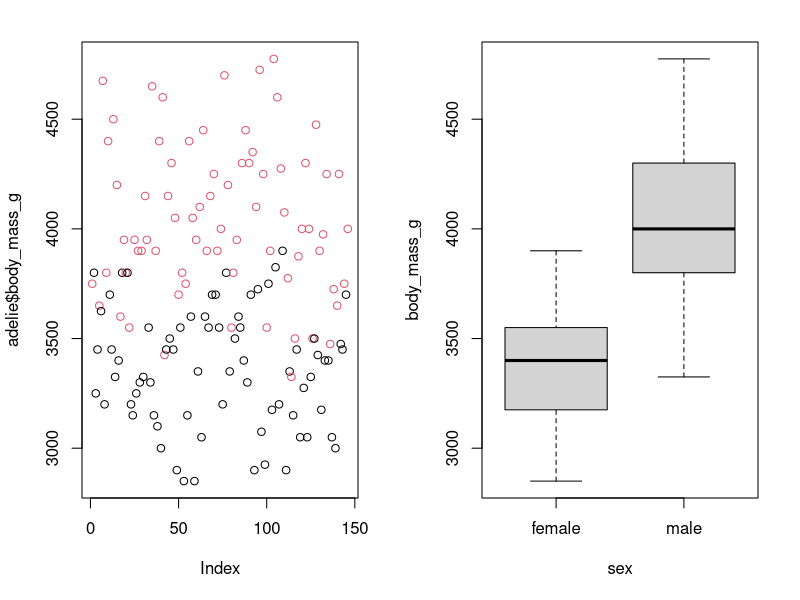
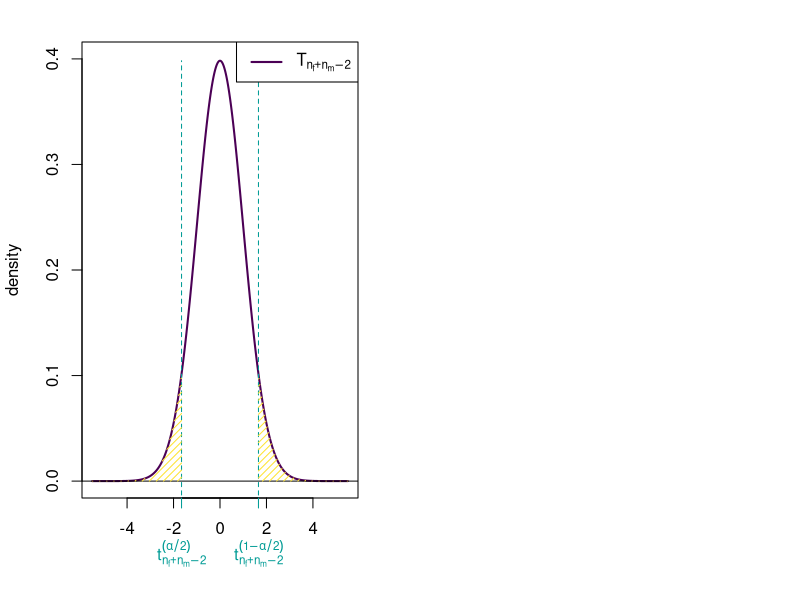
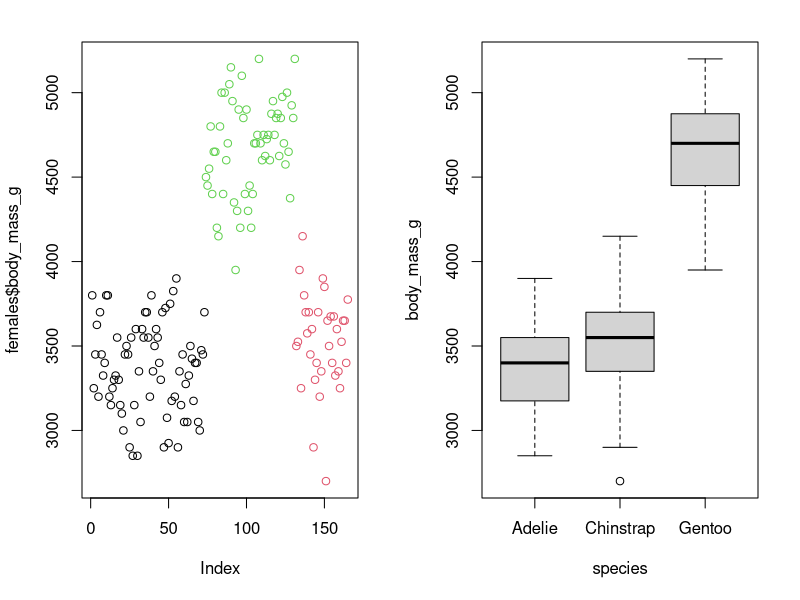
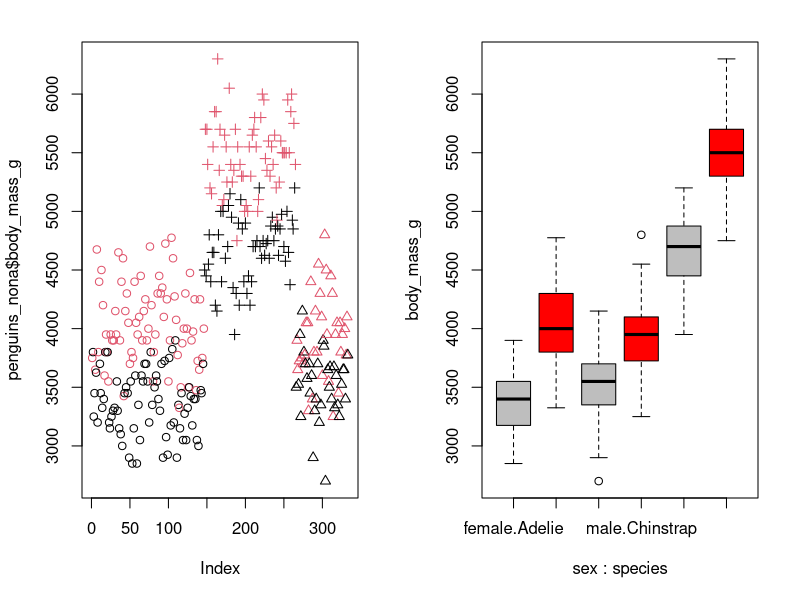
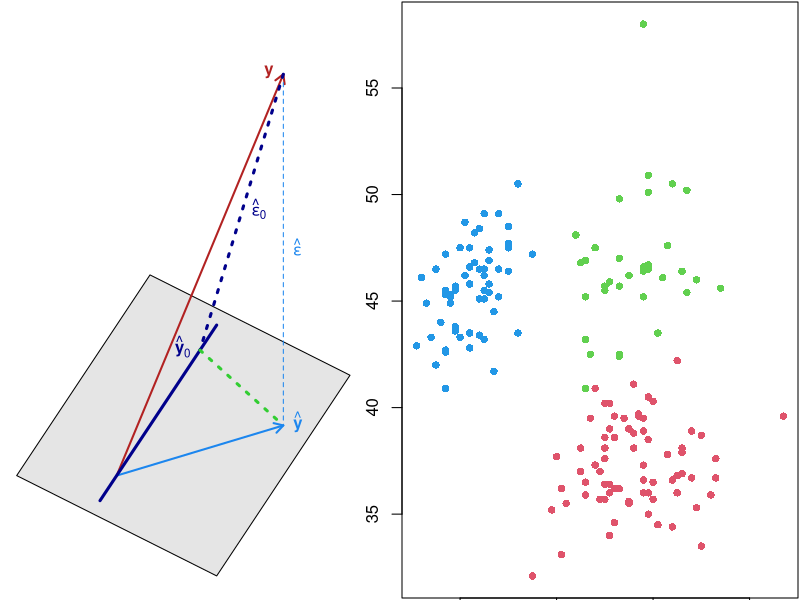
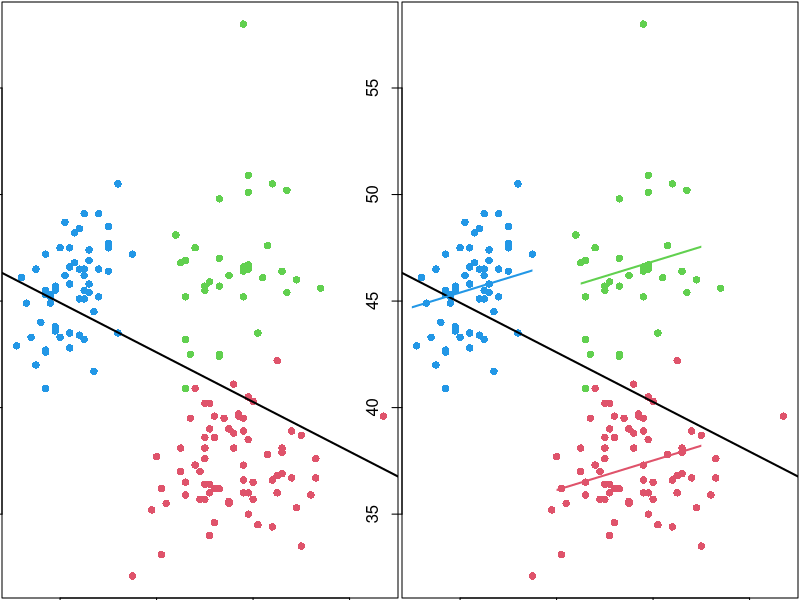
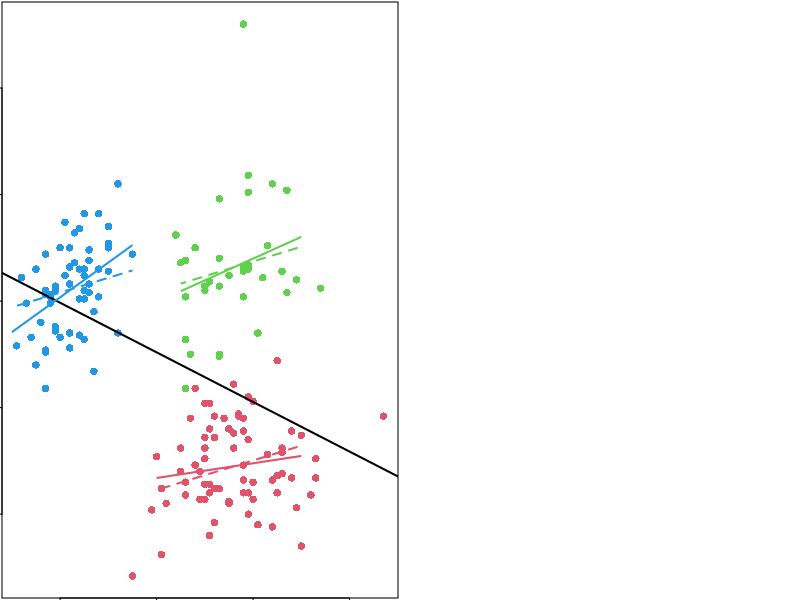
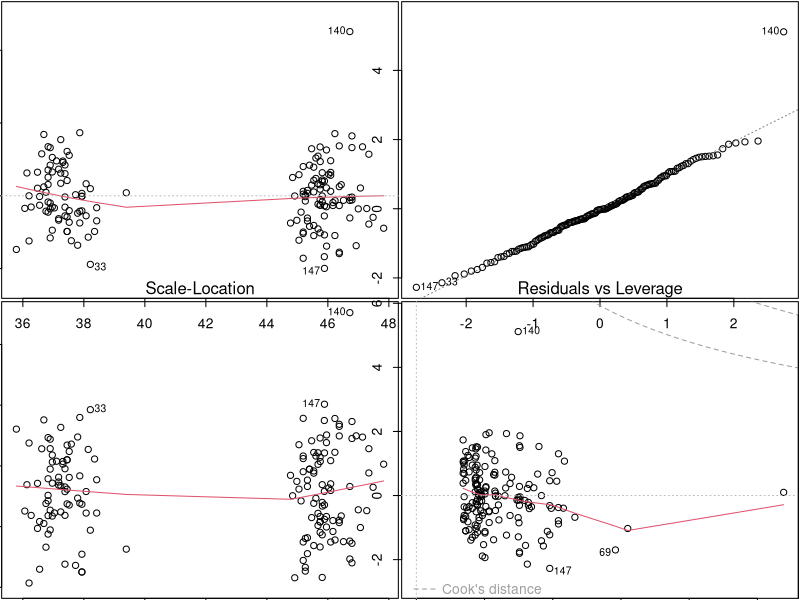

Generate these figures, in order, with R:
## ---- chunk 1
library(knitr)
## ---- chunk 2
library(palmerpenguins)
kable(head(penguins))
## ---- chunk 3
adelie <- subset(penguins, species == "Adelie")
adelie <- na.omit(adelie)
kable(head(adelie))
## ---- chunk 4
par(mfrow = c(1, 2), mar = c(5, 4, 2, 2) + 0.1)
plot(adelie$body_mass_g, col = adelie$sex)      ## scatter plot
boxplot(body_mass_g ~ sex, data = adelie)       ## box plot
## ---- chunk 5
mass_females <- subset(adelie, sex == "female")$body_mass_g
mass_males <- subset(adelie, sex == "male")$body_mass_g
t.test(mass_males, mass_females, var.equal = TRUE)
## ---- chunk 6
n <- nrow(adelie)
p <- 2
ccc <- hcl.colors(5)
### Student Distribution
x <- -5500:5500 / 1000
# 1
p <- n - p
plot(x, dt(x, p), type = "l", ylab = "density", ylim = c(0, 0.4), col = ccc[1], lwd = 2, xlab = "")
abline(h = 0)
# quantiles for 1 - alp = 95% interval
alp <- 0.1
quants <- qt(c(alp / 2, 1 - alp / 2), p)
segments(x0 = quants, y0 = -1, x1 = quants, y1 = dt(0, p), lty = 2, col = ccc[3])
axis(side = 1, at = quants, labels = c(expression(t[n[f]+n[m]-2]^(alpha/2)), expression(t[n[f]+n[m]-2]^(1 - alpha/2))), col.ticks = ccc[3], col.axis = ccc[3], las = 1, padj = 1.2)
# Color area under the curve
x_inf <- -5500:(quants[1]*1000)/1000
polygon(c(x_inf, rev(x_inf)),
        c(dt(x_inf, p), rep(0, length(x_inf))),
        col = ccc[5], border = NA, density = 20)
x_sup <- (quants[2]*1000):5500/1000
polygon(c(x_sup, rev(x_sup)),
        c(dt(x_sup, p), rep(0, length(x_sup))),
        col = ccc[5], border = NA, density = 20)
# legend
legend("topright",
       c(expression(T[n[f]+n[m]-2])),
       col = ccc[1],
       lwd = 2, lty = 1)
## ---- chunk 7
t.test(mass_males, mass_females, var.equal = TRUE)
## ---- chunk 8
fit <- lm(body_mass_g ~ sex, data = adelie)
## ---- chunk 9
model.matrix(fit)[1:10, ]
## ---- chunk 10
summary(fit)
## ---- chunk 11
t.test(mass_males, mass_females, var.equal = TRUE)
## ---- chunk 12
females <- subset(penguins, sex == "female")
females <- na.omit(females)
kable(females[c(1, 2, 101, 102, 151, 152), ])
## ---- chunk 13
par(mfrow = c(1, 2), mar = c(5, 4, 2, 2) + 0.1)
plot(females$body_mass_g, col = females$species)     ## scatter plot
boxplot(body_mass_g ~ species, data = females)       ## box plot
## ---- chunk 14
pairwise.t.test(females$body_mass_g, females$species,
                p.adjust.method = "none")
## ---- chunk 15
fit <- lm(body_mass_g ~ species, data = females)
model.matrix(fit)[c(1, 2, 101, 102, 151, 152), ]
## ---- chunk 16
summary(fit)
## ---- chunk 17
fit <- lm(body_mass_g ~ species, data = females)
summary(fit)
## ---- chunk 18
fit <- lm(body_mass_g ~ species, data = females)
summary(fit)
## ---- chunk 19
fit <- lm(body_mass_g ~ species, data = females)
anova(fit)
## ---- chunk 20
penguins_nona <- na.omit(penguins)
kable(penguins_nona[c(1, 2, 151, 152, 271, 272), ])
## ---- chunk 21
par(mfrow = c(1, 2), mar = c(5, 4, 2, 2) + 0.1)
plot(penguins_nona$body_mass_g,                             ## scatter plot
     pch = as.numeric(penguins_nona$species),               ## point type = species
     col = penguins_nona$sex)                               ## color = sex
boxplot(body_mass_g ~ sex + species, data = penguins_nona,  ## box plot
        col = c("grey", "red")) 
## ---- chunk 22
fit <- lm(body_mass_g ~  species * sex, data = penguins_nona) 
summary(fit)
## ---- chunk 23
par(mar = c(0, 0, 0, 0) + 0.1)
plot.new()
plot.window(c(0, 1.1), c(0, 1.1))
polygon(x = c(0, 0.6, 1, 0.4), y = c(0.2, 0, 0.4, 0.6), col = "gray90")
or <- c(0.3, 0.2)
ybaronev <- c(0.55, 0.45)
yv <- c(0.8, 1.0)
xv <- c(0.5, 0.1 + 0.1/3)
betaxv <- c(0.6, 0.1)
onev <- c(0.6, 0.5)
betaonev <- c(0.5, 0.4)
# ybaronev <- c(0.7, 0.2)
yhatv <- c(0.8, 0.3)
# Y
arrows(x0 = or[1], y0 = or[2], x1 = yv[1], y1 = yv[2],
       length = 0.1, col = "firebrick", lwd = 2)
text(yv[1], yv[2], labels = expression(bold(y)), col = "firebrick", pos = 2)
# yhat
arrows(x0 = or[1], y0 = or[2], x1 = yhatv[1], y1 = yhatv[2],
       length = 0.1, col = "dodgerblue2", lwd = 2)
text(yhatv[1], yhatv[2],
     labels = expression(hat(bold(y))),
     col = "dodgerblue2", pos = 4)
# y - yhat
segments(x0 = yv[1], y0 = yv[2], x1 = yhatv[1], y1 = yhatv[2],
         col = "dodgerblue2", lwd = 1, lty = 2)
# hat epsilon
text((yv[1] + yhatv[1])/2, (yv[2] + yhatv[2])/2,
     labels = expression(hat(bold(epsilon))), col = "dodgerblue2", pos = 4)
# M_0
down <- c(0.25, 0.15)
up <- c(0.6, 0.5)
segments(x0 = down[1], y0 = down[2], x1 = up[1], y1 = up[2],
         col = "darkblue", lwd = 3)
# yhat 0
text(ybaronev[1], ybaronev[2],
     labels = expression(hat(bold(y))[0]),
     col = "darkblue", pos = 2)
# epsilon hat 0
segments(x0 = yv[1], y0 = yv[2], x1 = ybaronev[1], y1 = ybaronev[2],
         col = "darkblue", lwd = 3, lty = 3)
text((yv[1] + ybaronev[1])/2, (yv[2] + ybaronev[2])/2,
     labels = expression(hat(bold(epsilon))[0]), col = "darkblue", pos = 4)
# yhat yhat 0
segments(x0 = ybaronev[1], y0 = ybaronev[2], x1 = yhatv[1], y1 = yhatv[2],
         col = "limegreen", lwd = 3, lty = 3)
## ---- chunk 24
fit <- lm(body_mass_g ~  species * sex, data = penguins_nona) 
anova(fit)
## ---- chunk 25
fit <- lm(body_mass_g ~  sex * species, data = penguins_nona) 
anova(fit)
## ---- chunk 26
fit <- lm(body_mass_g ~  sex * species, data = penguins_nona) 
car::Anova(fit)
## ---- chunk 27
fit <- lm(bill_length_mm ~  sex * species, data = penguins_nona) 
car::Anova(fit)
## ---- chunk 28
fit <- lm(bill_length_mm ~  sex + species, data = penguins_nona) 
car::Anova(fit)
## ---- chunk 29
plot(females$bill_depth_mm, females$bill_length_mm, col = as.numeric(females$species) + 1, pch = 16)
## ---- chunk 30
fit_all <- lm(bill_length_mm ~ bill_depth_mm, data = females)
summary(fit_all)
## ---- chunk 31
plot(females$bill_depth_mm, females$bill_length_mm, col = as.numeric(females$species) + 1, pch = 16)
abline(reg = fit_all, lwd = 2)
## ---- chunk 32
fit_species <- lm(bill_length_mm ~ bill_depth_mm + species, data = females)
summary(fit_species)
## ---- chunk 33
plot(females$bill_depth_mm, females$bill_length_mm, col = as.numeric(females$species) + 1, pch = 16)
abline(reg = lm(bill_length_mm ~ bill_depth_mm, data = females), lwd = 2)
clip(16, 19, 30, 55)
abline(coef(fit_species)[1], coef(fit_species)[2], lwd = 2, col = 2)
clip(16.5, 19, 30, 55)
abline(coef(fit_species)[1] + coef(fit_species)[3], coef(fit_species)[2], lwd = 2, col = 3)
clip(13, 15.5, 30, 55)
abline(coef(fit_species)[1] + coef(fit_species)[4], coef(fit_species)[2], lwd = 2, col = 4)
## ---- chunk 34
fit_species <- lm(bill_length_mm ~ bill_depth_mm + species, data = females)
car::Anova(fit_species)
## ---- chunk 35
fit_int <- lm(bill_length_mm ~ bill_depth_mm + species + bill_depth_mm:species,
              data = females)
fit_int
## ---- chunk 36
plot(females$bill_depth_mm, females$bill_length_mm, col = as.numeric(females$species) + 1, pch = 16)
abline(reg = lm(bill_length_mm ~ bill_depth_mm, data = females), lwd = 2)
clip(16, 19, 30, 55)
abline(coef(fit_species)[1], coef(fit_species)[2], lwd = 2, col = 2, lty = 2)
clip(16.5, 19, 30, 55)
abline(coef(fit_species)[1] + coef(fit_species)[3], coef(fit_species)[2], lwd = 2, col = 3, lty = 2)
clip(13, 15.5, 30, 55)
abline(coef(fit_species)[1] + coef(fit_species)[4], coef(fit_species)[2], lwd = 2, col = 4, lty = 2)
## interaction
clip(16, 19, 30, 55)
abline(coef(fit_int)[1], coef(fit_int)[2], lwd = 2, col = 2)
clip(16.5, 19, 30, 55)
abline(coef(fit_int)[1] + coef(fit_int)[3], coef(fit_int)[2] + coef(fit_int)[5], lwd = 2, col = 3)
clip(13, 15.5, 30, 55)
abline(coef(fit_int)[1] + coef(fit_int)[4], coef(fit_int)[2] + coef(fit_int)[6], lwd = 2, col = 4)
## ---- chunk 37
fit_int <- lm(bill_length_mm ~ bill_depth_mm + species + bill_depth_mm:species,
              data = females)
car::Anova(fit_int)
## ---- chunk 38
fit_species <- lm(bill_length_mm ~ bill_depth_mm + species, data = females)
par(mfrow = c(2,2))
plot(fit_species)
